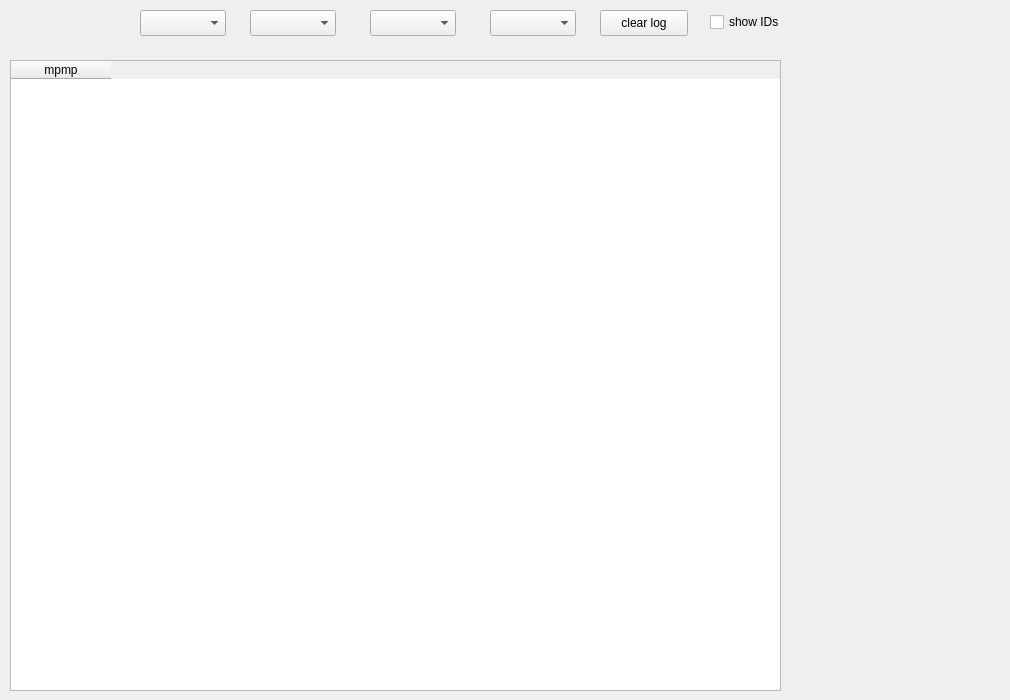
                <widget class="QWidget" name="tab_3">
                 <attribute name="title">
                  <string>Page</string>
                 </attribute>
                 <widget class="QTableWidget" name="activity_log_table">
                  <property name="geometry">
                   <rect>
                    <x>10</x>
                    <y>60</y>
                    <width>771</width>
                    <height>631</height>
                   </rect>
                  </property>
                  <property name="styleSheet">
                   <string notr="true"/>
                  </property>
                  <property name="alternatingRowColors">
                   <bool>true</bool>
                  </property>
                  <property name="showGrid">
                   <bool>true</bool>
                  </property>
                  <property name="gridStyle">
                   <enum>Qt::PenStyle::SolidLine</enum>
                  </property>
                  <property name="sortingEnabled">
                   <bool>false</bool>
                  </property>
                  <column>
                   <property name="text">
                    <string>mpmp</string>
                   </property>
                  </column>
                 </widget>
                 <widget class="QWidget" name="widget_8" native="true">
                  <property name="geometry">
                   <rect>
                    <x>-10</x>
                    <y>0</y>
                    <width>1001</width>
                    <height>51</height>
                   </rect>
                  </property>
                  <property name="styleSheet">
                   <string notr="true">    background: qlineargradient(
        spread:pad, x1:0, y1:0, x2:1, y2:1,
        stop:0 #0078D4, stop:1 #005A9E
    ); /* Gradient for selected tab */</string>
                  </property>
                  <widget class="QComboBox" name="filter_user">
                   <property name="geometry">
                    <rect>
                     <x>260</x>
                     <y>10</y>
                     <width>86</width>
                     <height>26</height>
                    </rect>
                   </property>
                  </widget>
                  <widget class="QComboBox" name="filter_date">
                   <property name="geometry">
                    <rect>
                     <x>150</x>
                     <y>10</y>
                     <width>86</width>
                     <height>26</height>
                    </rect>
                   </property>
                  </widget>
                  <widget class="QComboBox" name="filter_affected_entity">
                   <property name="geometry">
                    <rect>
                     <x>380</x>
                     <y>10</y>
                     <width>86</width>
                     <height>26</height>
                    </rect>
                   </property>
                  </widget>
                  <widget class="QComboBox" name="filter_activity_type">
                   <property name="geometry">
                    <rect>
                     <x>500</x>
                     <y>10</y>
                     <width>86</width>
                     <height>26</height>
                    </rect>
                   </property>
                  </widget>
                  <widget class="QPushButton" name="pushButton_3">
                   <property name="geometry">
                    <rect>
                     <x>610</x>
                     <y>10</y>
                     <width>88</width>
                     <height>26</height>
                    </rect>
                   </property>
                   <property name="text">
                    <string>clear log</string>
                   </property>
                  </widget>
                  <widget class="QCheckBox" name="show_ids">
                   <property name="geometry">
                    <rect>
                     <x>720</x>
                     <y>10</y>
                     <width>92</width>
                     <height>24</height>
                    </rect>
                   </property>
                   <property name="text">
                    <string>show IDs</string>
                   </property>
                  </widget>
                 </widget>
                </widget>
